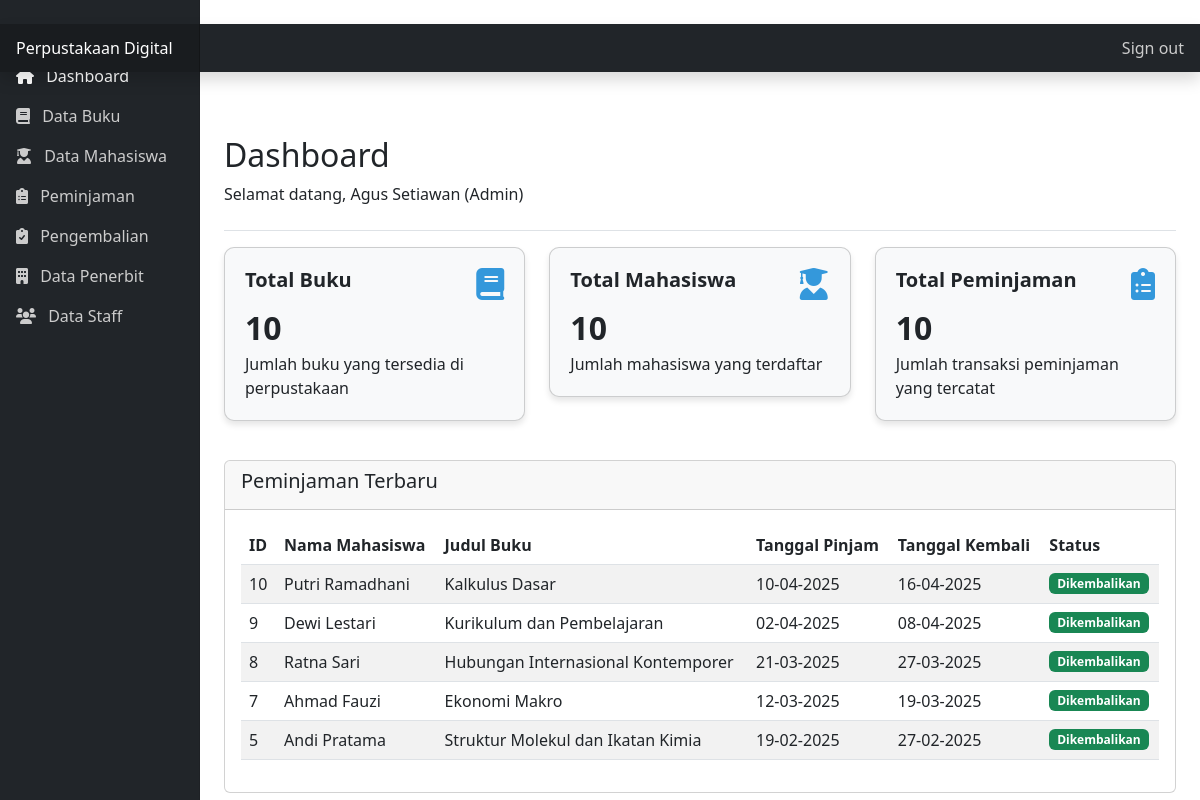
Page /dashboard.php (signed in) on the committed database.
### tables this page shows
CREATE TABLE `transaksi_peminjaman` (
  `ID_Peminjaman` int NOT NULL AUTO_INCREMENT,
  `Tanggal_Pinjam` date DEFAULT NULL,
  `Tanggal_Kembali` date DEFAULT NULL,
  `Status_Peminjaman` varchar(20) DEFAULT NULL,
  `NIM` varchar(15) DEFAULT NULL,
  `ID_Buku` char(5) DEFAULT NULL,
  `ID_Staff` char(5) DEFAULT NULL,
  PRIMARY KEY (`ID_Peminjaman`),
  KEY `NIM` (`NIM`),
  KEY `ID_Buku` (`ID_Buku`),
  KEY `ID_Staff` (`ID_Staff`),
  CONSTRAINT `transaksi_peminjaman_ibfk_1` FOREIGN KEY (`NIM`) REFERENCES `mahasiswa` (`NIM`),
  CONSTRAINT `transaksi_peminjaman_ibfk_2` FOREIGN KEY (`ID_Buku`) REFERENCES `buku` (`ID_Buku`),
  CONSTRAINT `transaksi_peminjaman_ibfk_3` FOREIGN KEY (`ID_Staff`) REFERENCES `staff` (`ID_Staff`)
);

CREATE TABLE `mahasiswa` (
  `NIM` varchar(50) NOT NULL,
  `Nama_Mahasiswa` varchar(50) DEFAULT NULL,
  `Alamat_Mahasiswa` text,
  `No_Telepon_Mahasiswa` varchar(15) DEFAULT NULL,
  `Status_Mahasiswa` varchar(10) DEFAULT NULL,
  PRIMARY KEY (`NIM`)
);

CREATE TABLE `buku` (
  `ID_Buku` char(5) NOT NULL,
  `Judul` varchar(75) DEFAULT NULL,
  `Tahun_Terbit` year DEFAULT NULL,
  `Jumlah_Halaman` int DEFAULT NULL,
  `ID_Penerbit` char(4) DEFAULT NULL,
  PRIMARY KEY (`ID_Buku`),
  KEY `ID_Penerbit` (`ID_Penerbit`),
  CONSTRAINT `buku_ibfk_1` FOREIGN KEY (`ID_Penerbit`) REFERENCES `penerbit` (`ID_Penerbit`)
);

### dashboard.php (the view, shortened to what this page needs)
<?php
require_once 'koneksi.php';
$query_total_buku = "SELECT COUNT(*) as total FROM buku";
$result_total_buku = mysqli_query($koneksi, $query_total_buku);
$row_total_buku = mysqli_fetch_assoc($result_total_buku);
$total_buku = $row_total_buku['total'];
$query_total_mahasiswa = "SELECT COUNT(*) as total FROM mahasiswa";
$result_total_mahasiswa = mysqli_query($koneksi, $query_total_mahasiswa);
$row_total_mahasiswa = mysqli_fetch_assoc($result_total_mahasiswa);
$total_mahasiswa = $row_total_mahasiswa['total'];
$query_total_peminjaman = "SELECT COUNT(*) as total FROM transaksi_peminjaman";
$result_total_peminjaman = mysqli_query($koneksi, $query_total_peminjaman);
$row_total_peminjaman = mysqli_fetch_assoc($result_total_peminjaman);
$total_peminjaman = $row_total_peminjaman['total'];
$query_peminjaman_terbaru = "SELECT tp.ID_Peminjaman, tp.Tanggal_Pinjam, tp.Tanggal_Kembali, tp.Status_Peminjaman,
                             m.Nama_Mahasiswa, b.Judul
                             FROM transaksi_peminjaman tp
                             JOIN mahasiswa m ON tp.NIM = m.NIM
                             JOIN buku b ON tp.ID_Buku = b.ID_Buku
                             ORDER BY tp.Tanggal_Pinjam DESC
                             LIMIT 5";
$result_peminjaman_terbaru = mysqli_query($koneksi, $query_peminjaman_terbaru);
?>
<!DOCTYPE html>
<html lang="id">
<head>
    <link href="https://cdn.jsdelivr.net/npm/bootstrap@5.3.0-alpha1/dist/css/bootstrap.min.css" rel="stylesheet">
    <link rel="stylesheet" href="https://cdnjs.cloudflare.com/ajax/libs/font-awesome/6.0.0/css/all.min.css">
</head>
<body>
    <header class="navbar navbar-dark sticky-top bg-dark flex-md-nowrap p-0 shadow">
        <a class="navbar-brand col-md-3 col-lg-2 me-0 px-3" href="#">Perpustakaan Digital</a>
        <div class="navbar-nav">
            <div class="nav-item text-nowrap">
                <a class="nav-link px-3" href="logout.php">Sign out</a>
            </div>
        </div>
    </header>
    <div class="container-fluid">
        <div class="row">
            <nav id="sidebarMenu" class="col-md-3 col-lg-2 d-md-block bg-dark sidebar collapse">
                <div class="position-sticky sidebar-sticky">
                    <ul class="nav flex-column">
                        <li class="nav-item">
                            <a class="nav-link active" href="dashboard.php">
                                <i class="fas fa-home me-2"></i>
                                Dashboard
                            </a>
                        </li>
                        <li class="nav-item">
                            <a class="nav-link" href="buku.php">
                                <i class="fas fa-book me-2"></i>
                                Data Buku
                            </a>
                        </li>
                        <li class="nav-item">
                            <a class="nav-link" href="mahasiswa.php">
                                <i class="fas fa-user-graduate me-2"></i>
                                Data Mahasiswa
                            </a>
                        </li>
                        <li class="nav-item">
                            <a class="nav-link" href="peminjaman.php">
                                <i class="fas fa-clipboard-list me-2"></i>
                                Peminjaman
                            </a>
                        </li>
                        <li class="nav-item">
                            <a class="nav-link" href="pengembalian.php">
                                <i class="fas fa-clipboard-check me-2"></i>
                                Pengembalian
                            </a>
                        </li>
                        <?php if ($_SESSION['jabatan'] == 'Admin') : ?>
                        <li class="nav-item">
                            <a class="nav-link" href="penerbit.php">
                                <i class="fas fa-building me-2"></i>
                                Data Penerbit
                            </a>
                        </li>
                        <li class="nav-item">
                            <a class="nav-link" href="staff.php">
                                <i class="fas fa-users me-2"></i>
                                Data Staff
                            </a>
                        </li>
                        <?php endif; ?>
                    </ul>
                </div>
            </nav>
            <main class="col-md-9 ms-sm-auto col-lg-10 px-md-4">
                <div class="welcome-message pt-3 pb-2 mb-3 border-bottom">
                    <h1 class="h2">Dashboard</h1>
                    <p>Selamat datang, <?php echo $_SESSION['nama']; ?> (<?php echo $_SESSION['jabatan']; ?>)</p>
                </div>
                <div class="row">
                    <div class="col-xl-4 col-md-6">
                        <div class="card card-dashboard bg-light">
                            <div class="card-body">
                                <div class="icon">
                                    <i class="fas fa-book"></i>
                                </div>
                                <h5 class="card-title">Total Buku</h5>
                                <p class="count"><?php echo $total_buku; ?></p>
                                <p class="card-text">Jumlah buku yang tersedia di perpustakaan</p>
                            </div>
                        </div>
                    </div>
                    <div class="col-xl-4 col-md-6">
                        <div class="card card-dashboard bg-light">
                            <div class="card-body">
                                <div class="icon">
                                    <i class="fas fa-user-graduate"></i>
                                </div>
                                <h5 class="card-title">Total Mahasiswa</h5>
                                <p class="count"><?php echo $total_mahasiswa; ?></p>
                                <p class="card-text">Jumlah mahasiswa yang terdaftar</p>
                            </div>
                        </div>
                    </div>
                    <div class="col-xl-4 col-md-6">
                        <div class="card card-dashboard bg-light">
                            <div class="card-body">
                                <div class="icon">
                                    <i class="fas fa-clipboard-list"></i>
                                </div>
                                <h5 class="card-title">Total Peminjaman</h5>
                                <p class="count"><?php echo $total_peminjaman; ?></p>
                                <p class="card-text">Jumlah transaksi peminjaman yang tercatat</p>
                            </div>
                        </div>
                    </div>
                </div>
                <div class="row mt-4">
                    <div class="col-12">
                        <div class="card">
                            <div class="card-header">
                                <h5>Peminjaman Terbaru</h5>
                            </div>
                            <div class="card-body">
                                <div class="table-responsive">
                                    <table class="table table-striped table-hover">
                                        <thead>
                                            <tr>
                                                <th>ID</th>
                                                <th>Nama Mahasiswa</th>
                                                <th>Judul Buku</th>
                                                <th>Tanggal Pinjam</th>
                                                <th>Tanggal Kembali</th>
                                                <th>Status</th>
                                            </tr>
                                        </thead>
                                        <tbody>
                                            <?php while ($row = mysqli_fetch_assoc($result_peminjaman_terbaru)) : ?>
                                            <tr>
                                                <td><?php echo $row['ID_Peminjaman']; ?></td>
                                                <td><?php echo $row['Nama_Mahasiswa']; ?></td>
                                                <td><?php echo $row['Judul']; ?></td>
                                                <td><?php echo date('d-m-Y', strtotime($row['Tanggal_Pinjam'])); ?></td>
                                                <td><?php echo date('d-m-Y', strtotime($row['Tanggal_Kembali'])); ?></td>
                                                <td>
                                                    <?php if ($row['Status_Peminjaman'] == 'Dikembalikan') : ?>
                                                        <span class="badge bg-success">Dikembalikan</span>
                                                    <?php else : ?>
                                                        <span class="badge bg-warning">Dipinjam</span>
                                                    <?php endif; ?>
                                                </td>
                                            </tr>
                                            <?php endwhile; ?>
                                        </tbody>
                                    </table>
                                </div>
                            </div>
                        </div>
                    </div>
                </div>
            </main>
        </div>
    </div>
</body>
</html>

### dashboard.php (style rules this page uses)
.sidebar { position: fixed; top: 0; bottom: 0; left: 0; z-index: 100; padding: 48px 0 0; box-shadow: inset -1px 0 0 rgba(0, 0, 0, .1); background-color: #343a40; }
.sidebar-sticky { position: relative; top: 0; height: calc(100vh - 48px); padding-top: .5rem; overflow-x: hidden; overflow-y: auto; }
.nav-link { font-weight: 500; color: #ccc; }
.nav-link.active { color: #fff; }
.navbar-brand { padding-top: .75rem; padding-bottom: .75rem; font-size: 1rem; background-color: rgba(0, 0, 0, .25); box-shadow: inset -1px 0 0 rgba(0, 0, 0, .25); }
.card-dashboard { border-radius: 10px; margin-bottom: 15px; box-shadow: 0 4px 6px rgba(0, 0, 0, 0.1); }
.card-dashboard .card-body { padding: 1.25rem; }
.card-dashboard .card-title { font-weight: 600; margin-bottom: 0.75rem; }
.card-dashboard .icon { float: right; font-size: 2rem; color: #3498db; }
.card-dashboard .count { font-size: 2rem; font-weight: 700; margin-bottom: 0; }
main { padding-top: 48px; }
.welcome-message { margin-bottom: 24px; }

### rows in the picture
transaksi_peminjaman: ID_Peminjaman "10", NIM.Nama_Mahasiswa "Putri Ramadhani", ID_Buku.Judul "Kalkulus Dasar", Tanggal_Pinjam "10-04-2025", Tanggal_Kembali "16-04-2025", Status_Peminjaman "Dikembalikan"
transaksi_peminjaman: ID_Peminjaman "9", NIM.Nama_Mahasiswa "Dewi Lestari", ID_Buku.Judul "Kurikulum dan Pembelajaran", Tanggal_Pinjam "02-04-2025", Tanggal_Kembali "08-04-2025", Status_Peminjaman "Dikembalikan"
transaksi_peminjaman: ID_Peminjaman "8", NIM.Nama_Mahasiswa "Ratna Sari", ID_Buku.Judul "Hubungan Internasional Kontemporer", Tanggal_Pinjam "21-03-2025", Tanggal_Kembali "27-03-2025", Status_Peminjaman "Dikembalikan"
transaksi_peminjaman: ID_Peminjaman "7", NIM.Nama_Mahasiswa "Ahmad Fauzi", ID_Buku.Judul "Ekonomi Makro", Tanggal_Pinjam "12-03-2025", Tanggal_Kembali "19-03-2025", Status_Peminjaman "Dikembalikan"
transaksi_peminjaman: ID_Peminjaman "5", NIM.Nama_Mahasiswa "Andi Pratama", ID_Buku.Judul "Struktur Molekul dan Ikatan Kimia", Tanggal_Pinjam "19-02-2025", Tanggal_Kembali "27-02-2025", Status_Peminjaman "Dikembalikan"

### other values in the picture
$_SESSION['nama'] "Agus Setiawan"
$_SESSION['jabatan'] "Admin"
$total_buku "10"
$total_mahasiswa "10"
$total_peminjaman "10"
